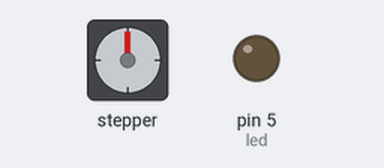
Bench run of a sketch on a simulated Arduino Uno, built with avr-gcc and run on an emulated ATmega328P. Parts: stepper motor, output pins drawn as LEDs (lit = HIGH). Stepper angles assume 2048 steps per turn.

Above: at 0.05 s.
At 3.45 s:
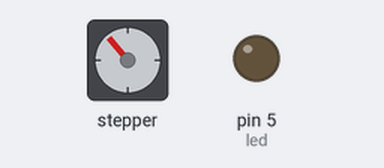
At 6.9 s:
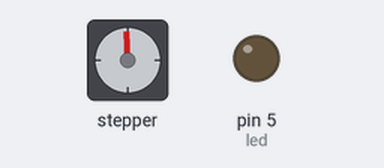
At 13.7 s:
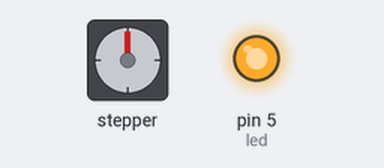
Timing chart, 0 to 17.9 s (numbered marks = the images above):
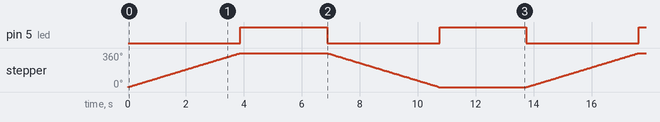

Measured:
- by itself, pin 5 (led): alternates HIGH for 3.0 s and LOW for 3.9 s
- by itself, stepper: turns 360° clockwise in 3.9 s, then 360° counter-clockwise in 3.8 s, repeating every 13.8 s

The sketch:

Motor_de_passo.ino
```cpp
// ------------------------------------------------------------------------------------------------------------
// Defines/Variables
// ------------------------------------------------------------------------------------------------------------

#include <Stepper.h>
#define en1 8
#define en2 9
#define en3 10
#define en4 11
#define led 5
#define led2 7
#define passos_por_giro 64
Stepper mp(passos_por_giro, en1, en3, en2, en4);


// ------------------------------------------------------------------------------------------------------------
// Functions
// ------------------------------------------------------------------------------------------------------------


void motor(int vel, int voltas, int loop, int tmp){
  mp.setSpeed(vel);
  for (int i = 0; i < 32 * loop; i++) {
    mp.step(passos_por_giro * voltas);
  }
  delay(tmp);
}


// ------------------------------------------------------------------------------------------------------------
// Source
// ------------------------------------------------------------------------------------------------------------


void setup() {
  pinMode(led, OUTPUT);
}

void loop() {
  digitalWrite(led, LOW);
  motor(500, 1, 1, 0);
  digitalWrite(led, HIGH);
  delay(3000);

  digitalWrite(led, LOW);
  motor(500, -1, 1, 0);
  digitalWrite(led, HIGH);
  delay(3000);
}
```
